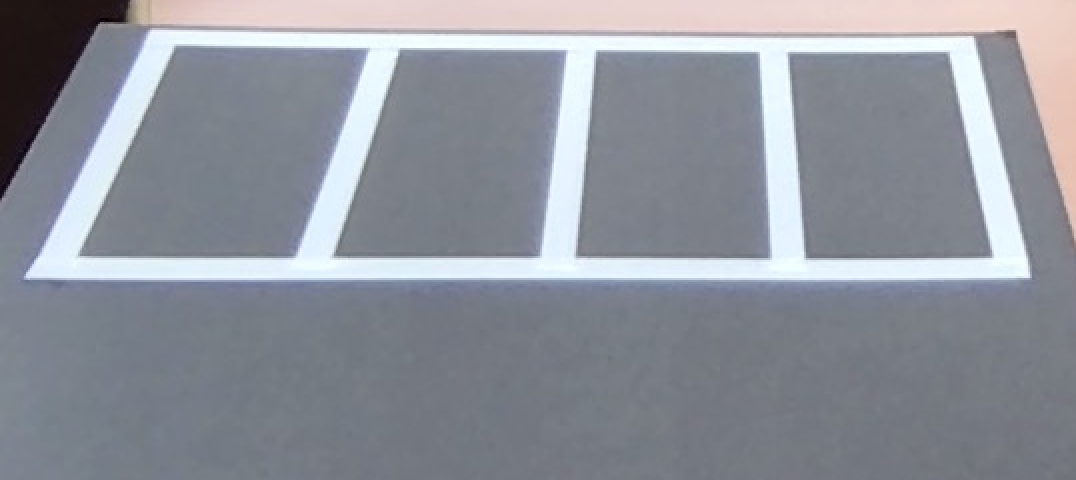
#> input picture 06. Lane Detection/test.png, 1076 x 480 px
$ python 0709.py
#> lines starting #> are read from the running program, lines starting #| are printed output that depends on the picture; after the words box and inside, x2 and y2 are one past the last pixel; in counts of white or black regions, pixels touching at a corner belong together
import cv2
import numpy as np

# import sys
# sys.stdout = open('out2.txt','w')

init_img = cv2.imread('test.png')
#> init_img is the input picture: shape (480, 1076, 3); mean B, G, R 155, 146.1, 142.2

# mask를 만들기 위해 init_img와 같은 사이즈에 0으로 채워진 이미지 만들기
mask = np.zeros_like(init_img, dtype='uint8')
blank_img = np.zeros_like(init_img, dtype='uint8')

init_img_gray = cv2.cvtColor(init_img, cv2.COLOR_BGR2GRAY)
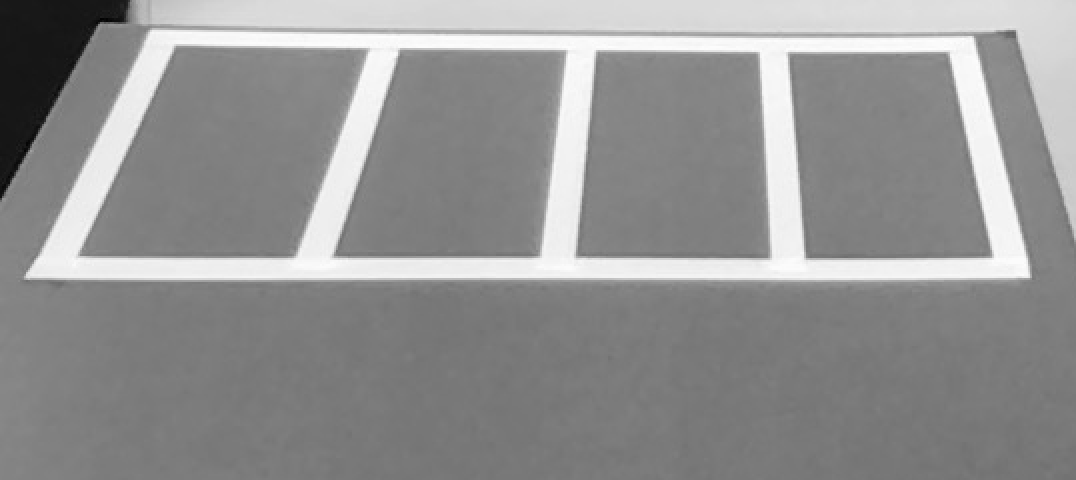
#> init_img_gray: shape (480, 1076); min 2, max 254, mean 146

# 바이너리 이미지로 변환
ret, imthres = cv2.threshold(init_img_gray, 0, 255, cv2.THRESH_BINARY + cv2.THRESH_OTSU)
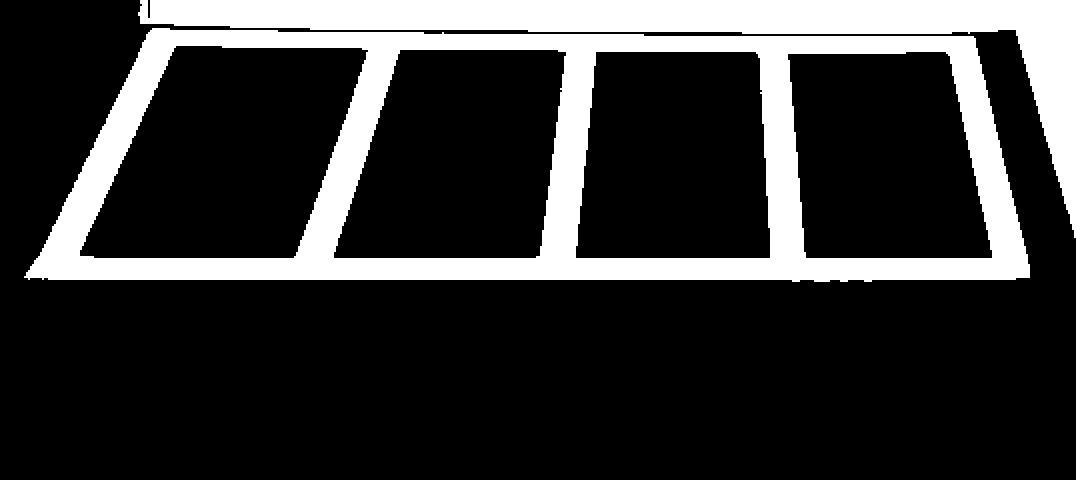
#> imthres: shape (480, 1076); 20.6% white; 2 white regions
#> ret = 176
cv2.imshow('init_img', init_img)

# 컨투어 계층 트리 (cntr_hierachy.py)
# 모든 컨투어를 트리 계층 으로 수집
contour, hierarchy = cv2.findContours(imthres, cv2.RETR_TREE, cv2.CHAIN_APPROX_SIMPLE)
#> contour = 6 contours; box (x1, y1, x2, y2) and area: (24, 28, 1030, 282) 224237, (79, 45, 369, 259) 43823, (333, 49, 567, 259) 39036, (575, 51, 771, 259) 37164, (787, 51, 993, 259) 35856, (138, 0, 1076, 238) 34098

# 컨투어 갯수와 계층 트리 출력
# print(len(contour), hierarchy)


parking_slot_idx=[]

# 부모노드가 있는 것들만 (외곽이 아닌 것들만) 컨투어 그리기
for idx, cont in enumerate(contour):
    if hierarchy[0][idx][3] >= 0:
         cv2.drawContours(blank_img, contour, idx, (255,1,1), -1)
         parking_slot_idx.append(idx)
#> this loop made 6 passes
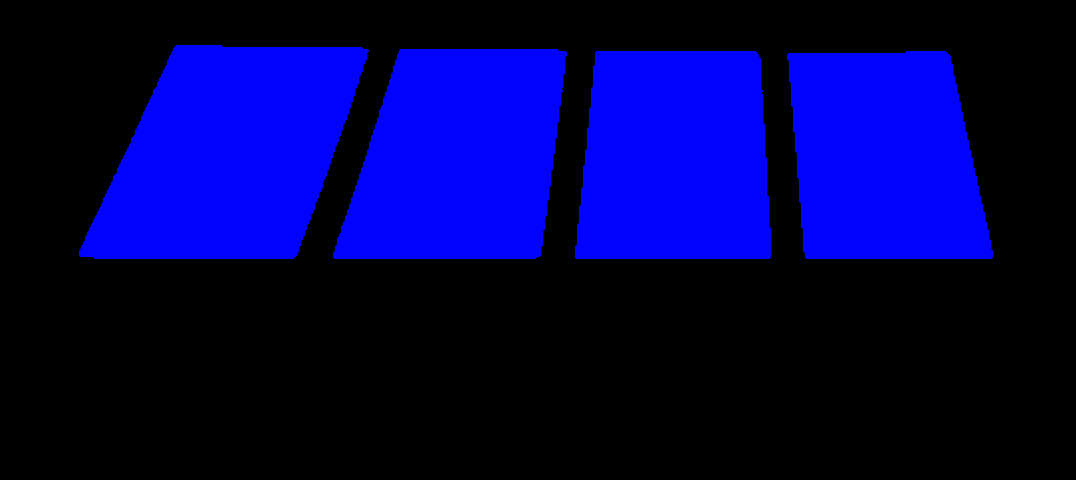
#> blank_img: shape (480, 1076, 3); mean of channels 0, 1, 2 77.8, 0.3, 0.3; drawn as B, G, R
#> after the loop, parking_slot_idx = [1, 2, 3, 4]


    # 컨투어 첫 좌표에 인덱스 숫자 표시
        # cv2.putText(blank_img, str(idx), tuple(cont[0][0]), cv2.FONT_HERSHEY_PLAIN, 3, (255,255,255))

print(f"총 주차 면 수는 {len(parking_slot_idx)}면 입니다.")
#| 총 주차 면 수는 4면 입니다.


# 화면 출력
# cv2.imshow('init_img', init_img)

# for idx in parking_slot_idx:
mask = cv2.drawContours(mask, contour, parking_slot_idx[0], (1,1,1), -1)
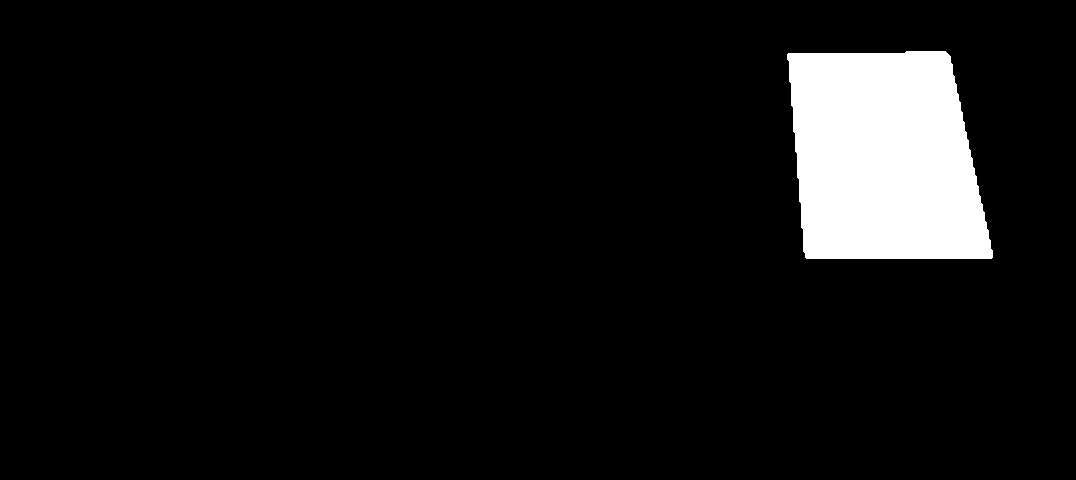
#> mask: shape (480, 1076, 3); values 0 (black) and 1 (white), 7% white; 1 white region, box (x1, y1, x2, y2) and area: (787, 51, 993, 259) 36251

result = init_img * (mask)
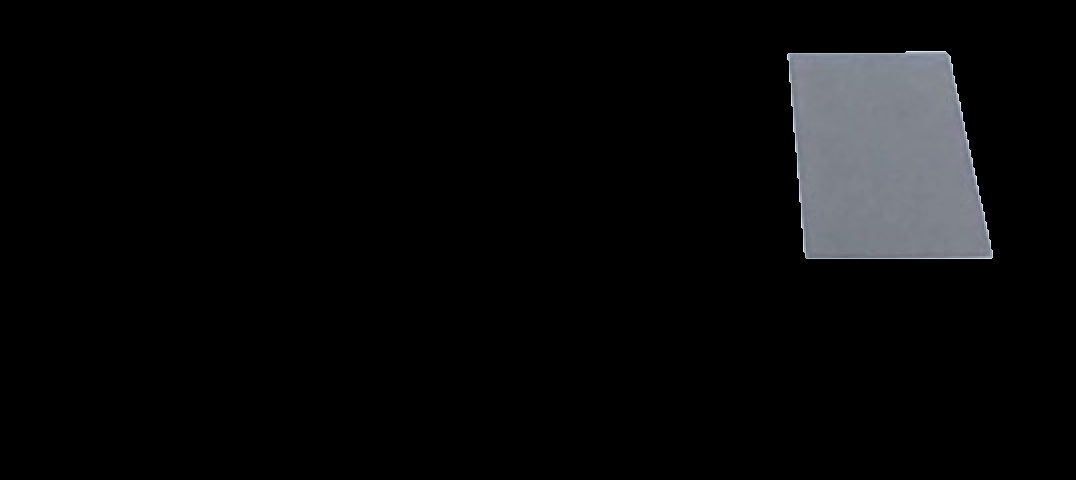
#> result: shape (480, 1076, 3); mean B, G, R 10, 9.4, 9.1

cv2.imshow('result2', result)


# cv2.imshow('masdfsk', parking_slot[0])
cv2.imshow('masdasd fsk', blank_img)
cv2.imshow('mask', mask)


cv2.waitKey(0)
cv2.destroyAllWindows()
